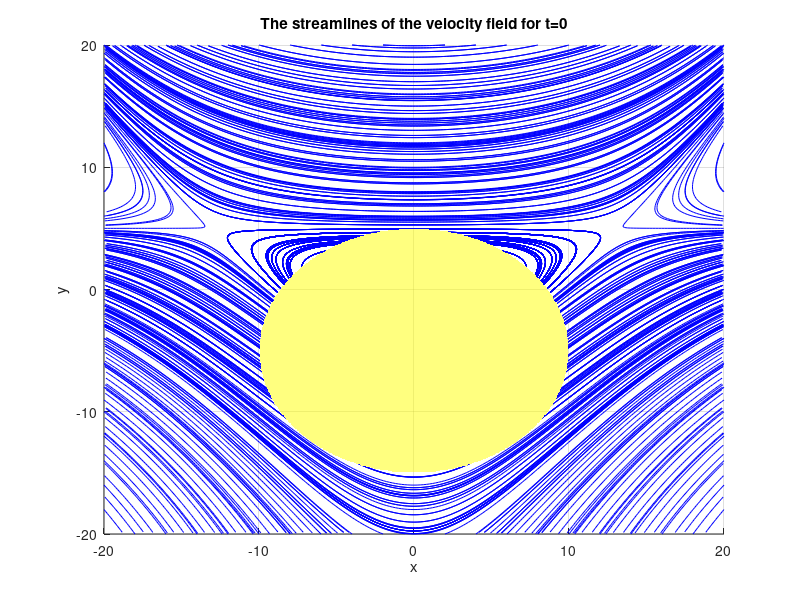

The MATLAB source for this figure: (Note: this script raises an error after producing the figure.)

alpha=-0.1;
figure()
r = -20:0.05:20;  %Okubo Weiss elliptic criterion for t=0
[x,y] = meshgrid(r,r);
condition=(y+15).*(y-5)+x.^2<0; % we have implemented directly 
%the condition that we have computed analytically. 
condition = double(condition); % convert to double for plotting
condition(condition == 0) = NaN;%set the 0s to NaN so they are not plotted
surf(x,y,condition,'FaceAlpha',0.5,'EdgeColor','none','FaceColor','y')
view(0,90)

hold on 

title('The streamlines of the velocity field for t=0') %This is an autonomous streamline
%function from matlab
xspan = -20:2:20; yspan = -20:2:20;
[x,y] = meshgrid(xspan,yspan);
startx=x;
starty=y;

u1=3*y+alpha*(x.^2-y.^2); % when plugging t=0 into u(x,t)
v=-x+alpha*(-2*x.*y);
streamline(x,y,u1,v,startx,starty,[0.1,1000])
hold on

u2=-3*y-alpha*(x.^2-y.^2);
v2=x-alpha*(-2*x.*y);
startx=-x;
starty=-y;
streamline(x,y,u2,v2,startx,starty,[0.1,1000])
hold on 

xlabel('x')
ylabel('y')

%%
C=-4;
w=-4;
A=[0 1+0.5*(C-w);1-0.5*(C-w) 0];
[eiv,lamda]=eig(A)
eiv

eivstable= eiv(2,:)
eivunstable=eiv(1,:)


xaxisS=abs(eivstable(1,1));
yaxisS=abs(eivstable(1,2));

xaxisU=abs(eivunstable(1,1));
yaxisU=abs(eivunstable(1,2));

x0=-15:0.005:15

k=-20:10:20 

Nk=length(k)
Nx=length(x0)
coeffS=yaxisS./xaxisS;
coeffU=yaxisU./xaxisU;
% for i=1:Nk
%     
% y0f=coeffS.*x0+k(i)
% y0b=-coeffU.*x0+k(i)
% % plot(x0,y0f,'r.')
% % hold on 
% % plot(x0,y0b,'k.')
% % hold on 
% end 

%% 

Nk=length(k)
Nx=length(x0)
tspan=[0 pi/2] %forward in time
tspanb=[pi/2 0]; %backward in time 
%run the ode45 solver and find x and y for each initial condition, Nk parallel lines in the direction of the Eigenvectors
for i=1:Nk 
    
 y0f=coeffS.*x0+k(i);
y0b=-coeffU.*x0+k(i);
[t,x]=ode45(@integrator,tspan,[x0(:);y0f(:)]);
[tb,xb]=ode45(@integrator,tspanb,[x0(:);y0b(:)]);

sizexvector=size(x)
sizexbvector=size(xb)
x=reshape(x,sizexvector(1),sizexvector(2));
xb=reshape(xb,sizexbvector(1),sizexbvector(2));

%extract the x %coordinate and the y coordinate from the vector x 
axisx = x(sizexvector(1),2:sizexvector(2)/2); 
axisy = x(sizexvector(1),(sizexvector(2)/2)+2:sizexvector(2));
axisxb = xb(sizexbvector(1),1:sizexbvector(2)/2);
axisyb = xb(sizexbvector(1),(sizexbvector(2)/2)+1:sizexbvector(2));

plot(axisx,axisy,'k.')
hold on 
plot(axisxb,axisyb,'r.')
hold on 
xlim([-20 20 ])
ylim([-20 20])
hold on 
i
end 

%%
alpha=-0.1;




r = -20:0.05:20;  %Okubo Weiss elliptic criterion for t=0
[x,y] = meshgrid(r,r);
condition=(y+15).*(y-5)+x.^2<0;
condition = double(condition); % convert to double for plotting
condition(condition == 0) = NaN;%set the 0s to NaN so they are not plotted
surf(x,y,condition,'FaceAlpha',0.5,'EdgeColor','none','FaceColor','y')
view(0,90)

hold on 

title('The streamlines of the velocity field for t=0, OW region, Poincare map of a fixed saddle point')
xspan = -20:3:20; yspan = -20:3:20;
[x,y] = meshgrid(xspan,yspan);
startx=x;
starty=y;

u1=3*y+alpha*(x.^2-y.^2);
v=-x+alpha*(-2*x.*y);
streamline(x,y,u1,v,startx,starty,[0.1,1000])
hold on
u2=-3*y-alpha*(x.^2-y.^2);
v2=x-alpha*(-2*x.*y);
startx=-x;
starty=-y;
streamline(x,y,u2,v2,startx,starty,[0.1,2000])
hold on 

xlabel('x')
ylabel('y')

%%
function dxdt=integrator(t,x)
    N=numel(x)/2;
    

    alpha=-0.1;
    dxdt=zeros(2*N,1);
    
    xf=x(1:N,1); %create a vector where the frist half entries are the x coordinates
    yf=x(N+1:2*N,1);%create a vector where the second half entries are the y coordinates
    
    dx1=sin(4*t)*xf+(cos(4*t)+2)*yf+alpha*(xf.^2-yf.^2);
    dx2=(cos(4*t)-2)*xf-sin(4*t)*yf+alpha*(-2*xf.*yf);
    
    dx1(xf>150 | xf<-150 | yf>150 | yf<-150)=0;
    dx2(xf>150 | xf<-150 | yf>150 | yf<-150)=0;
    
    dxdt(1:N,1) = dx1;
    dxdt(N+1:2*N,1) = dx2;

    dxdt=[dx1;dx2];
 end


